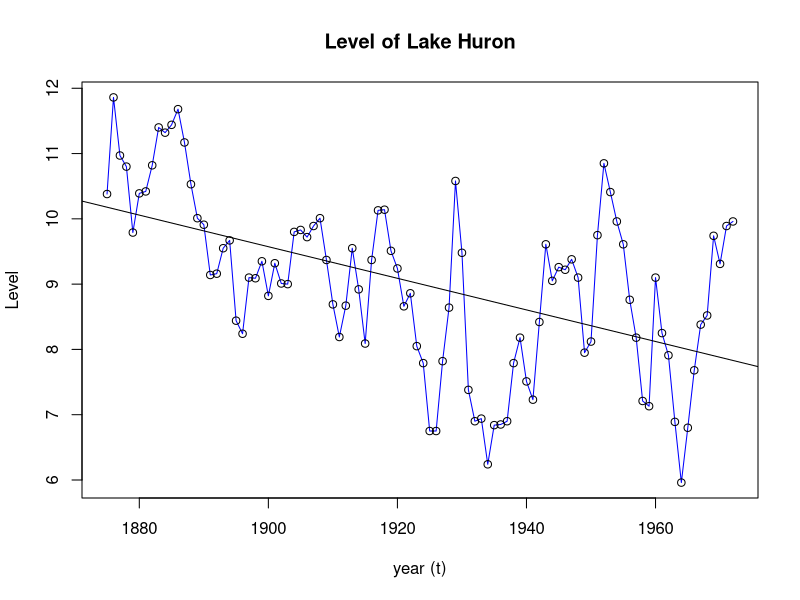
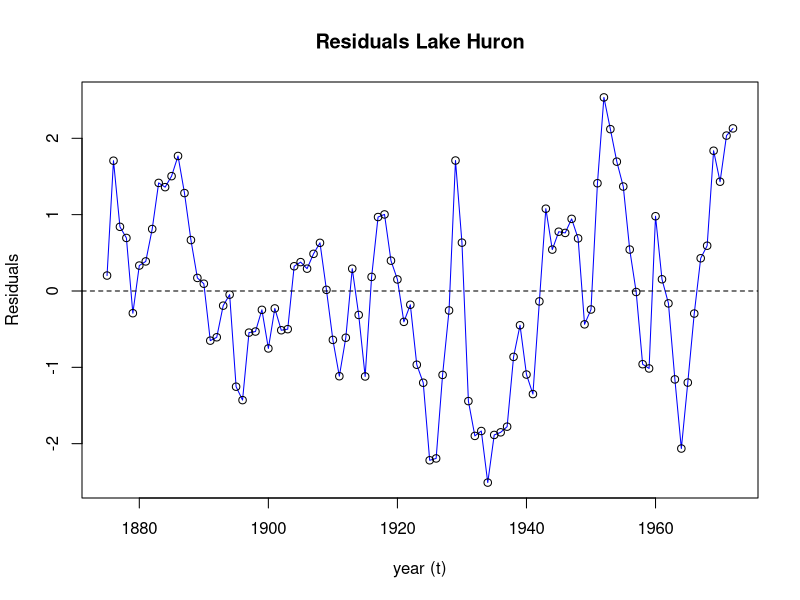
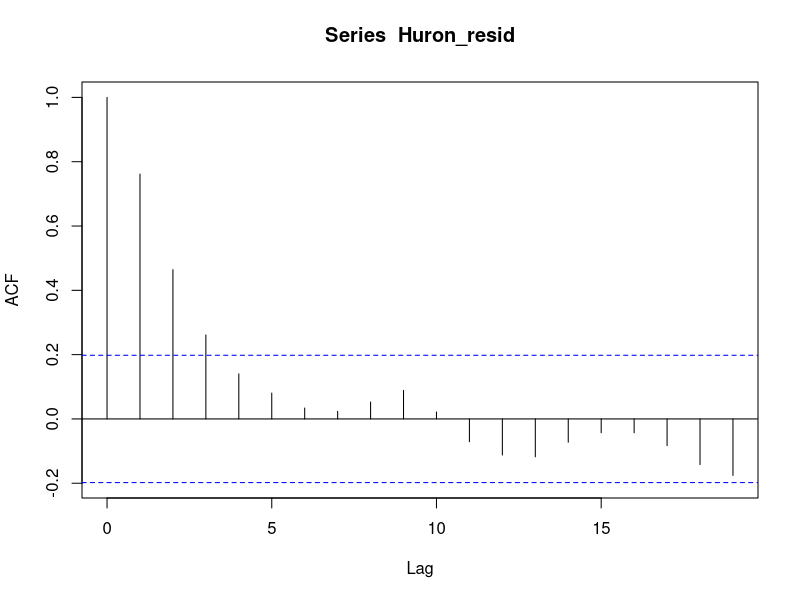
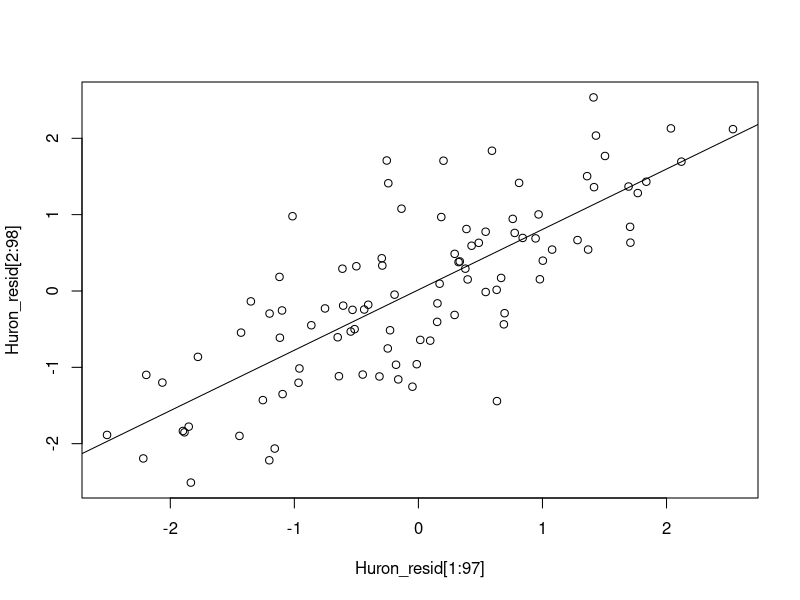
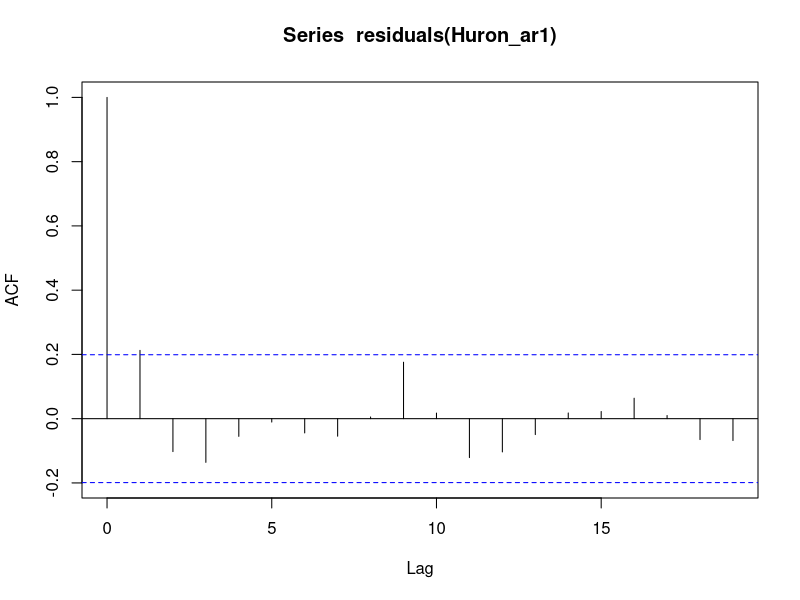
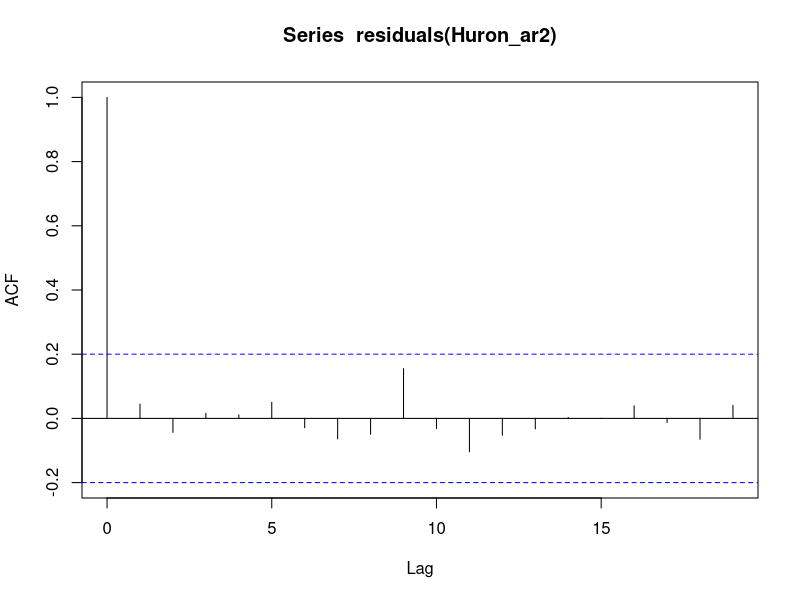

R code for these plots, in order:


# Load in data
setwd("~/Desktop/Classes/GU4221/Data files")
Lake_Huron <- read.csv("Lake_Huron.csv")

# Plot raw time series
plot(Lake_Huron$time,Lake_Huron$Y,type="l",col="blue",
     main="Level of Lake Huron",xlab="year (t)",ylab="Level")
points(Lake_Huron$time,Lake_Huron$Y,pch=1)

# fit lnear trend
lm_lake <- lm(Y~time,data=Lake_Huron)
abline(lm_lake)

# define residuals after subtracting trend
Huron_resid <- residuals(lm_lake)


# Plot residuals
plot(Lake_Huron$time,Huron_resid,type="l",col="blue",
     main="Residuals Lake Huron",xlab="year (t)",ylab="Residuals")
points(Lake_Huron$time,Huron_resid,pch=1)
abline(h=0,lty=2)

# ACF for residuals
acf(Huron_resid)

# Estimate AR(1)
n <- length(Lake_Huron$Y)
n
plot(Huron_resid[1:97],Huron_resid[2:98])
Huron_ar1 <- lm(Huron_resid[2:98]~Huron_resid[1:97])
abline(Huron_ar1)

# ACF of AR(1) (of residuals..)
acf(residuals(Huron_ar1))

# Try AR(2) on residuals.. 
length(3:98)
length(2:97)
length(1:96)
Huron_ar2 <- lm(Huron_resid[3:98]~Huron_resid[2:97]+Huron_resid[1:96])
acf(residuals(Huron_ar2))


